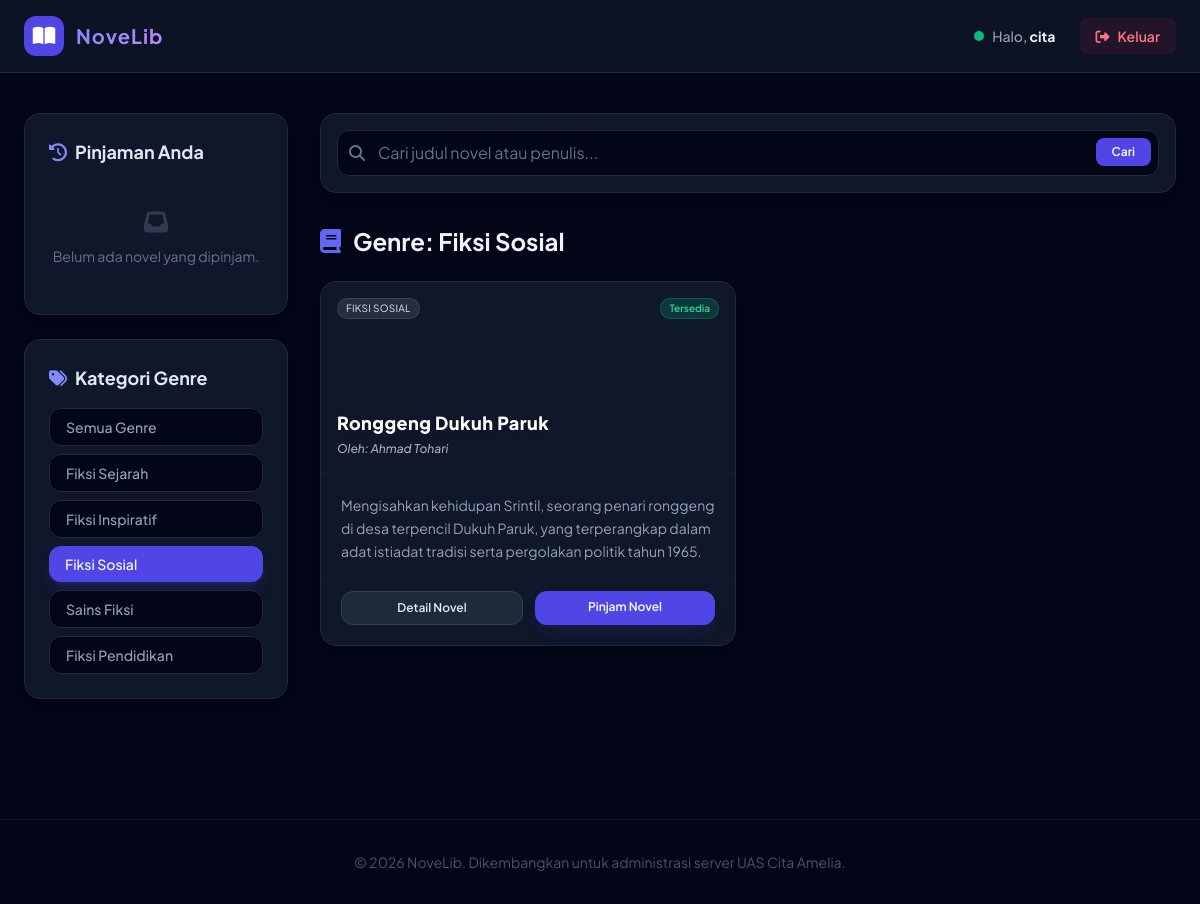
Page /Web_dinamis/index.php?genre=Fiksi Sosial (signed in) on the committed database.
### tables this page shows
CREATE TABLE IF NOT EXISTS novels (
    id INT AUTO_INCREMENT PRIMARY KEY,
    judul VARCHAR(150) NOT NULL,
    penulis VARCHAR(100) NOT NULL,
    penerbit VARCHAR(100) NOT NULL,
    tahun_terbit INT NOT NULL,
    genre VARCHAR(50) NOT NULL,
    sinopsis TEXT NOT NULL,
    cover_image VARCHAR(255) DEFAULT 'default_cover.jpg',
    status ENUM('tersedia', 'dipinjam') DEFAULT 'tersedia',
    created_at TIMESTAMP DEFAULT CURRENT_TIMESTAMP
);

### Web_dinamis/index.php (the view, shortened to what this page needs)
<?php
require_once 'config/koneksi.php';
$user_id = $_SESSION['user_id'];
$username = $_SESSION['username'];
$search = isset($_GET['search']) ? mysqli_real_escape_string($koneksi, trim($_GET['search'])) : '';
$genre_filter = isset($_GET['genre']) ? mysqli_real_escape_string($koneksi, trim($_GET['genre'])) : '';
$query = "SELECT * FROM novels WHERE 1=1";
if (!empty($genre_filter)) {
    $query .= " AND genre = '$genre_filter'";
}
$query .= " ORDER BY id DESC";
$novels_result = mysqli_query($koneksi, $query);
$genres_query = "SELECT DISTINCT genre FROM novels";
$genres_result = mysqli_query($koneksi, $genres_query);
$borrows_query = "SELECT p.*, n.judul, n.penulis FROM peminjaman p
                  JOIN novels n ON p.novel_id = n.id
                  WHERE p.user_id = $user_id AND p.status = 'dipinjam'";
$borrows_result = mysqli_query($koneksi, $borrows_query);
?>
<!DOCTYPE html>
<html lang="id">
<head>
    <script src="https://cdn.tailwindcss.com"></script>
    <link rel="stylesheet" href="https://cdnjs.cloudflare.com/ajax/libs/font-awesome/6.4.0/css/all.min.css">
</head>
<body class="bg-slate-950 text-slate-100 min-h-screen">
    <nav class="sticky top-0 bg-slate-900/80 backdrop-blur-md border-b border-slate-800 z-50">
        <div class="max-w-7xl mx-auto px-6 py-4 flex justify-between items-center">
            <div class="flex items-center gap-3">
                <div class="w-10 h-10 rounded-xl bg-indigo-600 flex items-center justify-center text-white text-xl">
                    <i class="fa-solid fa-book-open"></i>
                </div>
                <span class="text-xl font-bold tracking-wider bg-gradient-to-r from-indigo-400 to-purple-400 bg-clip-text text-transparent">NoveLib</span>
            </div>
            <div class="flex items-center gap-6">
                <div class="hidden md:flex items-center gap-2">
                    <span class="text-xs w-2.5 h-2.5 rounded-full bg-emerald-500 animate-pulse"></span>
                    <span class="text-sm font-medium text-slate-400">Halo, <strong class="text-slate-100"><?= htmlspecialchars($username); ?></strong></span>
                </div>
                <a href="logout.php" class="px-4 py-2 bg-rose-600/10 hover:bg-rose-600 text-rose-400 hover:text-white rounded-lg text-sm font-semibold transition-all duration-300">
                    <i class="fa-solid fa-right-from-bracket mr-2"></i>Keluar
                </a>
            </div>
        </div>
    </nav>
    <main class="max-w-7xl mx-auto px-6 py-10 grid grid-cols-1 lg:grid-cols-4 gap-8">
        <div class="lg:col-span-1 space-y-6">
            <div class="bg-slate-900 border border-slate-800 rounded-2xl p-6 shadow-xl">
                <h3 class="font-bold text-slate-200 text-lg mb-4 flex items-center gap-2">
                    <i class="fa-solid fa-clock-rotate-left text-indigo-400"></i> Pinjaman Anda
                </h3>
                <?php if (mysqli_num_rows($borrows_result) > 0) : ?>
                    <div class="space-y-4">
                        <?php while ($borrow = mysqli_fetch_assoc($borrows_result)) : ?>
                            <div class="p-3 bg-slate-950 border border-slate-800 rounded-xl space-y-1">
                                <h4 class="font-semibold text-slate-200 text-sm line-clamp-1"><?= htmlspecialchars($borrow['judul']); ?></h4>
                                <p class="text-xs text-slate-500">Oleh: <?= htmlspecialchars($borrow['penulis']); ?></p>
                                <div class="flex items-center justify-between pt-2">
                                    <span class="text-[10px] px-2 py-0.5 bg-indigo-500/10 text-indigo-400 border border-indigo-500/20 rounded-md">Dipinjam</span>
                                    <span class="text-[10px] text-slate-500">Tgl: <?= date('d M Y', strtotime($borrow['tanggal_pinjam'])); ?></span>
                                </div>
                            </div>
                        <?php endwhile; ?>
                    </div>
                <?php else : ?>
                    <div class="text-center py-6 text-slate-500 text-sm">
                        <i class="fa-solid fa-inbox text-2xl mb-2 block opacity-40"></i>
                        Belum ada novel yang dipinjam.
                    </div>
                <?php endif; ?>
            </div>
            <div class="bg-slate-900 border border-slate-800 rounded-2xl p-6 shadow-xl">
                <h3 class="font-bold text-slate-200 text-lg mb-4 flex items-center gap-2">
                    <i class="fa-solid fa-tags text-indigo-400"></i> Kategori Genre
                </h3>
                <div class="flex flex-wrap lg:flex-col gap-2">
                    <a href="index.php?search=<?= urlencode($search); ?>"
                        class="px-4 py-2 rounded-xl text-sm font-medium transition-all duration-300 <?= empty($genre_filter) ? 'bg-indigo-600 text-white shadow-lg shadow-indigo-600/20' : 'bg-slate-950 text-slate-400 hover:text-slate-200 hover:bg-slate-850 border border-slate-800' ?>">
                        Semua Genre
                    </a>
                    <?php while ($genre_row = mysqli_fetch_assoc($genres_result)) : ?>
                        <?php $g = $genre_row['genre']; ?>
                        <a href="index.php?genre=<?= urlencode($g); ?>&search=<?= urlencode($search); ?>"
                            class="px-4 py-2 rounded-xl text-sm font-medium transition-all duration-300 <?= $genre_filter === $g ? 'bg-indigo-600 text-white shadow-lg shadow-indigo-600/20' : 'bg-slate-950 text-slate-400 hover:text-slate-200 hover:bg-slate-850 border border-slate-800' ?>">
                            <?= htmlspecialchars($g); ?>
                        </a>
                    <?php endwhile; ?>
                </div>
            </div>
        </div>
        <div class="lg:col-span-3 space-y-8">
            <div class="flex flex-col md:flex-row gap-4 justify-between items-center bg-slate-900 border border-slate-800 p-4 rounded-2xl shadow-xl">
                <form action="" method="GET" class="w-full relative">
                    <span class="absolute inset-y-0 left-0 pl-3 flex items-center text-slate-500">
                        <i class="fa-solid fa-magnifying-glass"></i>
                    </span>
                    <input type="text" name="search" value="<?= htmlspecialchars($search); ?>"
                        class="w-full pl-10 pr-24 py-2.5 bg-slate-950 border border-slate-800 rounded-xl text-slate-200 placeholder-slate-500 focus:outline-none focus:ring-2 focus:ring-indigo-500 focus:border-transparent transition-all"
                        placeholder="Cari judul novel atau penulis...">
                    <button type="submit" class="absolute right-2 top-2 px-4 py-1.5 bg-indigo-600 hover:bg-indigo-700 text-white text-xs font-semibold rounded-lg transition-all">
                        Cari
                    </button>
                </form>
            </div>
            <div>
                <h2 class="text-2xl font-bold text-slate-100 mb-6 flex items-center gap-3">
                    <i class="fa-solid fa-book text-indigo-500"></i>
                    <?= empty($genre_filter) ? 'Semua Koleksi Novel' : 'Genre: ' . htmlspecialchars($genre_filter); ?>
                </h2>
                <?php if (mysqli_num_rows($novels_result) > 0) : ?>
                    <div class="grid grid-cols-1 sm:grid-cols-2 xl:grid-cols-3 gap-6">
                        <?php while ($novel = mysqli_fetch_assoc($novels_result)) : ?>
                            <div class="bg-slate-900 border border-slate-800 rounded-2xl overflow-hidden hover:border-slate-700 shadow-lg hover:shadow-2xl hover:-translate-y-1 transition-all duration-300 flex flex-col justify-between">
                                <div>
                                    <?php
                                        $hue = abs(crc32($novel['judul'])) % 360;
                                        $bg_style = "background: linear-gradient(135deg, hsl($hue, 70%, 20%) 0%, hsl(($hue + 60) % 360, 60%, 10%) 100%)";
                                    ?>
                                    <div style="<?= $bg_style; ?>" class="h-48 flex flex-col justify-between p-4 relative text-white border-b border-slate-800/40">
                                        <div class="flex justify-between items-start">
                                            <span class="text-[10px] px-2 py-0.5 bg-white/10 backdrop-blur-md rounded-full text-slate-200 border border-white/10 uppercase tracking-wide">
                                                <?= htmlspecialchars($novel['genre']); ?>
                                            </span>
                                            <?php if ($novel['status'] === 'tersedia') : ?>
                                                <span class="text-[10px] px-2 py-0.5 bg-emerald-500/20 text-emerald-400 border border-emerald-500/30 rounded-full font-semibold">Tersedia</span>
                                            <?php else: ?>
                                                <span class="text-[10px] px-2 py-0.5 bg-amber-500/20 text-amber-400 border border-amber-500/30 rounded-full font-semibold">Dipinjam</span>
                                            <?php endif; ?>
                                        </div>
                                        <div class="space-y-1">
                                            <h3 class="font-extrabold text-lg tracking-wide drop-shadow line-clamp-2"><?= htmlspecialchars($novel['judul']); ?></h3>
                                            <p class="text-xs text-slate-300/80 italic font-medium">Oleh: <?= htmlspecialchars($novel['penulis']); ?></p>
                                        </div>
                                    </div>
                                    <div class="p-5 space-y-3">
                                        <p class="text-sm text-slate-400 line-clamp-3 leading-relaxed">
                                            <?= htmlspecialchars($novel['sinopsis']); ?>
                                        </p>
                                    </div>
                                </div>
                                <div class="px-5 pb-5 pt-2 flex gap-3 border-t border-slate-800/30">
                                    <a href="detail.php?id=<?= $novel['id']; ?>"
                                        class="flex-1 py-2 text-center bg-slate-800 hover:bg-slate-750 text-slate-200 hover:text-white text-xs font-semibold rounded-xl border border-slate-700 transition-all">
                                        Detail Novel
                                    </a>
                                    <?php if ($novel['status'] === 'tersedia') : ?>
                                        <a href="pinjam.php?id=<?= $novel['id']; ?>"
                                            onclick="return confirm('Apakah Anda yakin ingin meminjam novel ini?')"
                                            class="flex-1 py-2 text-center bg-indigo-600 hover:bg-indigo-700 text-white text-xs font-semibold rounded-xl shadow-lg shadow-indigo-600/10 active:scale-[0.97] transition-all">
                                            Pinjam Novel
                                        </a>
                                    <?php endif; ?>
                                </div>
                            </div>
                        <?php endwhile; ?>
                    </div>
                <?php endif; ?>
            </div>
        </div>
    </main>
    <footer class="mt-20 border-t border-slate-900 bg-slate-950 py-8 text-center text-sm text-slate-600">
        <p>&copy; <?= date('Y'); ?> NoveLib. Dikembangkan untuk administrasi server UAS Cita Amelia.</p>
    </footer>
</body>
</html>

### Web_dinamis/index.php (style rules this page uses)
body { font-family: 'Plus Jakarta Sans', sans-serif; }

### rows in the picture
novels: genre "FIKSI SOSIAL", status "Tersedia", judul "Ronggeng Dukuh Paruk", penulis "Ahmad Tohari", sinopsis "Mengisahkan kehidupan Srintil, seorang penari ronggeng di desa terpencil Dukuh Paruk, yang terperangkap dalam adat istiadat tradisi serta pergolakan politik tahun 1965."

### other values in the picture
$username "cita"
$g "Fiksi Sejarah"
$g "Fiksi Inspiratif"
$g "Fiksi Sosial"
$g "Sains Fiksi"
$g "Fiksi Pendidikan"
$genre_filter "Fiksi Sosial"
